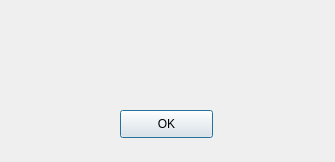
<?xml version="1.0" encoding="UTF-8"?>
<ui version="4.0">
 <class>Exceptions</class>
 <widget class="QDialog" name="Exceptions">
  <property name="geometry">
   <rect>
    <x>0</x>
    <y>0</y>
    <width>335</width>
    <height>162</height>
   </rect>
  </property>
  <property name="windowTitle">
   <string>Error</string>
  </property>
  <widget class="QPushButton" name="pushButton">
   <property name="geometry">
    <rect>
     <x>120</x>
     <y>110</y>
     <width>93</width>
     <height>28</height>
    </rect>
   </property>
   <property name="text">
    <string>OK</string>
   </property>
  </widget>
  <widget class="QLabel" name="label">
   <property name="geometry">
    <rect>
     <x>50</x>
     <y>30</y>
     <width>231</width>
     <height>51</height>
    </rect>
   </property>
   <property name="font">
    <font>
     <pointsize>10</pointsize>
    </font>
   </property>
   <property name="text">
    <string/>
   </property>
   <property name="alignment">
    <set>Qt::AlignCenter</set>
   </property>
  </widget>
 </widget>
 <resources/>
 <connections/>
</ui>
